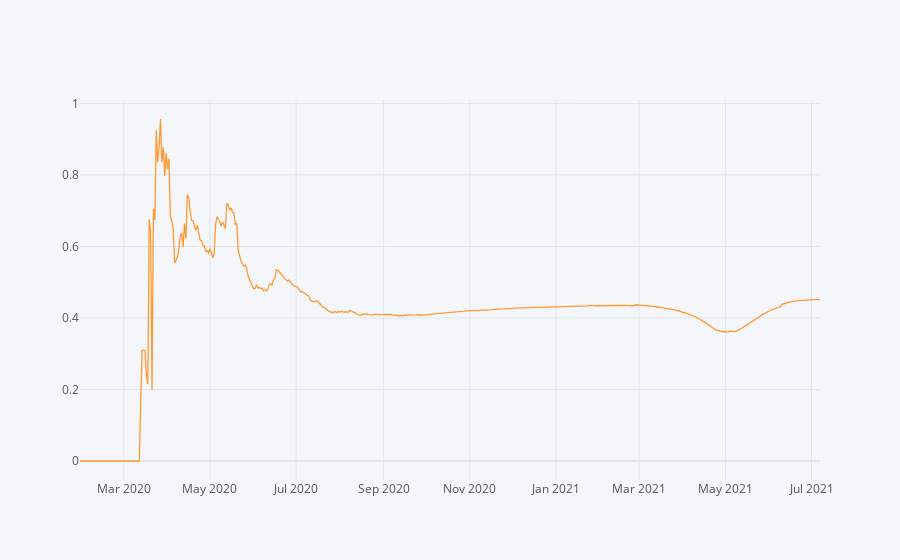

Notebook code for this chart:
### Markdown cell above
# FATALITY RATIO IN AN YEAR

### Code cell
fatality_year=df.groupby('Date')['Fatality-Ratio'].sum().reset_index()
fatality_year.iplot(kind='line',x='Date',y='Fatality-Ratio')

### Figure 1 — Plotly figure (JSON) as saved in the notebook; plotly's stock layout.template omitted (floating-point values rounded to 4 significant figures; data arrays with more than 128 entries replaced by an {"elided": "..."} marker saying what was removed)
{"data": [{"line": {"color": "rgba(255, 153, 51, 1.0)", "dash": "solid", "shape": "linear", "width": 1.3}, "mode": "lines", "name": "Fatality-Ratio", "text": "", "type": "scatter", "x": {"elided": "525 str values"}, "y": {"elided": "525 float values"}}], "layout": {"legend": {"bgcolor": "#F5F6F9", "font": {"color": "#4D5663"}}, "paper_bgcolor": "#F5F6F9", "plot_bgcolor": "#F5F6F9", "title": {"font": {"color": "#4D5663"}}, "xaxis": {"gridcolor": "#E1E5ED", "showgrid": true, "tickfont": {"color": "#4D5663"}, "title": {"font": {"color": "#4D5663"}, "text": ""}, "zerolinecolor": "#E1E5ED"}, "yaxis": {"gridcolor": "#E1E5ED", "showgrid": true, "tickfont": {"color": "#4D5663"}, "title": {"font": {"color": "#4D5663"}, "text": ""}, "zerolinecolor": "#E1E5ED"}}}
